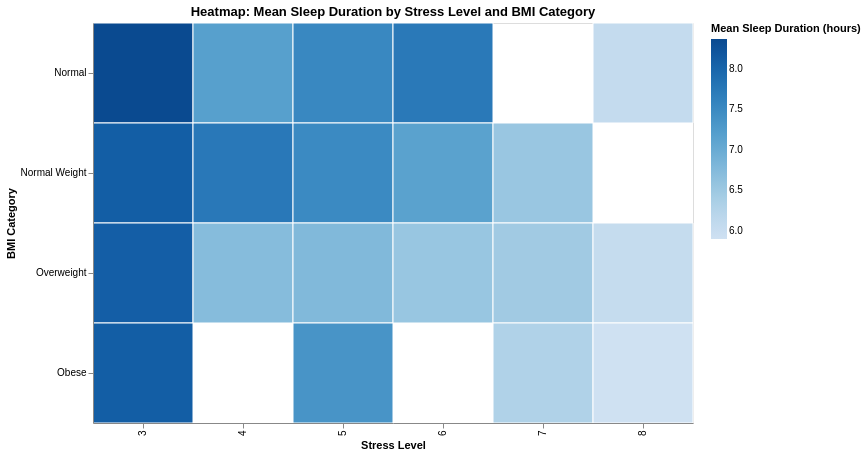

Describe this chart as a Vega-Lite specification.
### Vega-Lite specification from a JSON file in a GitHub repository (floating-point values rounded to 4 significant figures)
{"$schema": "https://vega.github.io/schema/vega-lite/v5.json", "title": "Heatmap: Mean Sleep Duration by Stress Level and BMI Category", "width": 600, "height": 400, "data": {"values": [{"Stress Level": 3, "BMI Category": "Normal", "Sleep Duration": 8.371, "Record Count": 34}, {"Stress Level": 3, "BMI Category": "Normal Weight", "Sleep Duration": 8.1, "Record Count": 4}, {"Stress Level": 3, "BMI Category": "Overweight", "Sleep Duration": 8.094, "Record Count": 31}, {"Stress Level": 3, "BMI Category": "Obese", "Sleep Duration": 8.1, "Record Count": 2}, {"Stress Level": 4, "BMI Category": "Normal", "Sleep Duration": 7.179, "Record Count": 38}, {"Stress Level": 4, "BMI Category": "Normal Weight", "Sleep Duration": 7.75, "Record Count": 4}, {"Stress Level": 4, "BMI Category": "Overweight", "Sleep Duration": 6.725, "Record Count": 28}, {"Stress Level": 5, "BMI Category": "Normal", "Sleep Duration": 7.529, "Record Count": 58}, {"Stress Level": 5, "BMI Category": "Normal Weight", "Sleep Duration": 7.5, "Record Count": 2}, {"Stress Level": 5, "BMI Category": "Overweight", "Sleep Duration": 6.767, "Record Count": 3}, {"Stress Level": 5, "BMI Category": "Obese", "Sleep Duration": 7.35, "Record Count": 4}, {"Stress Level": 6, "BMI Category": "Normal", "Sleep Duration": 7.737, "Record Count": 32}, {"Stress Level": 6, "BMI Category": "Normal Weight", "Sleep Duration": 7.15, "Record Count": 6}, {"Stress Level": 6, "BMI Category": "Overweight", "Sleep Duration": 6.55, "Record Count": 8}, {"Stress Level": 7, "BMI Category": "Normal Weight", "Sleep Duration": 6.54, "Record Count": 5}, {"Stress Level": 7, "BMI Category": "Overweight", "Sleep Duration": 6.464, "Record Count": 44}, {"Stress Level": 7, "BMI Category": "Obese", "Sleep Duration": 6.3, "Record Count": 1}, {"Stress Level": 8, "BMI Category": "Normal", "Sleep Duration": 6.064, "Record Count": 33}, {"Stress Level": 8, "BMI Category": "Overweight", "Sleep Duration": 6.05, "Record Count": 34}, {"Stress Level": 8, "BMI Category": "Obese", "Sleep Duration": 5.9, "Record Count": 3}]}, "mark": {"type": "rect", "stroke": "white", "strokeWidth": 1}, "encoding": {"x": {"field": "Stress Level", "type": "ordinal", "sort": "ascending", "title": "Stress Level"}, "y": {"field": "BMI Category", "type": "nominal", "sort": ["Normal", "Normal Weight", "Overweight", "Obese"], "title": "BMI Category"}, "color": {"field": "Sleep Duration", "type": "quantitative", "scale": {"scheme": "blues"}, "title": "Mean Sleep Duration (hours)"}, "tooltip": [{"field": "Stress Level", "type": "ordinal"}, {"field": "BMI Category", "type": "nominal"}, {"field": "Sleep Duration", "type": "quantitative", "title": "Mean Sleep Duration"}, {"field": "Record Count", "type": "quantitative"}]}, "transform": [], "params": []}
